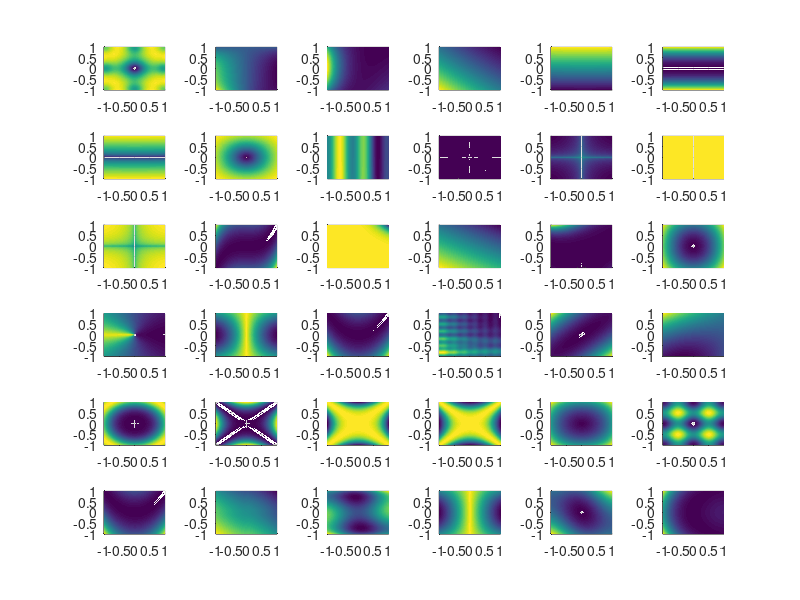

MATLAB code to generate this figure:
function L = Hahn_landscapes()


size_search_space=1;

resolution=200;

[X,Y] = meshgrid(-size_search_space:size_search_space/resolution:size_search_space, -size_search_space:size_search_space/resolution:size_search_space);


for i = 1:36
    
z=fitness(i,X,Y);

figure(1)
subplot(6,6,i)
axis([-size_search_space, size_search_space, -size_search_space, size_search_space]);
surf(X,Y,z,'EdgeColor','none')
view(0,90)



end






function z = fitness(c,x1,x2)


switch c
    case 0
    z=-2*exp(-.01*(x1-5).^2 - .01*(x2-5).^2);    
    case 1
    z=20*(1 - exp(-0.2*sqrt(0.5*(x1.^2 + x2.^2))))- exp(0.5*(cos(2*pi*x1) + cos(2*pi*x2))) + exp(1);
    case 2
    z=(1.5 - x1 + x1.*x2).^2 + (2.25 - x1 + x1.*x2.^2).^2 + (2.625 - x1 + x1.*x2.^3).^2;
    case 3
    z=sin(x1).*exp((1-cos(x2)).^2) + cos(x2).*exp((1-sin(x1)).^2) + (x1-x2).^2;
    case 4
    z=(x1 + 2*x2 - 7).^2 + (2*x1 + x2 - 5).^2;
    case 5
    z=100*(x2 - 0.01*x1.^2 + 1) + 0.01*(x1 + 10).^2;
    case 6
    z=100*x2.^2 + 0.01*abs(x1 + 10);
    case 7
    z=100*sqrt(abs(x2 - 0.01*x1.^2)) + 0.01*abs(x1 + 10);    
    case 8
    z=-((cos(x1).*cos(x2).*exp(abs(1 - sqrt(x1.^2 + x2.^2)/pi))).^2)/30;
    case 9
    z=x1.^2 - 12*x1 + 11 + 10*cos(pi*x1/2) + 8*sin(5*pi*x1/2) - 1/sqrt(5)*exp(-((x2 - 0.5).^2)/2);    
    case 10
    z=(abs(sin(x1).*sin(x2).*exp(abs(100 - sqrt(x1.^2 + x2.^2)/pi))) + 1).^(-0.1);    
    case 11
    z=-0.0001*(abs(sin(x1).*sin(x2).*exp(abs(100 - sqrt(x1.^2 + x2.^2)/pi))) + 1).^(0.1);    
    case 12
    z=-(abs(sin(x1).*sin(x2).*exp(abs(100 - sqrt(x1.^2 + x2.^2)/pi))) + 1).^(-0.1);    
    case 13
    z=0.0001*(abs(sin(x1).*sin(x2).*exp(abs(100 - sqrt(x1.^2 + x2.^2)/pi))) + 1).^(0.1);    
    case 14
    z=(100*(x2 - x1.^3).^2 + (1 - x1).^2);    
    case 15
    z=-cos(x1).*cos(x2).*exp(-((x1-pi).^2 + (x2-pi).^2));
    case 16
    z=-(x2+47).*sin(sqrt(abs(x2+x1/2+47)))-x1.*sin(sqrt(abs(x1-(x2+47))));    
    case 17
    z=(1  + (x1 + x2 + 1).^2.*(19 - 14*x1 +  3*x1.^2 - 14*x2 +  6*x1.*x2 +  3*x2.^2)).*(30 + (2*x1 - 3*x2).^2.*(18 - 32*x1 + 12*x1.^2 + 48*x2 - 36*x1.*x2 + 27*x2.^2));    
    case 18
    z=(x1.^2 + x2.^2)/200 - cos(x1).*cos(x2/sqrt(2)) + 1;    
    case 19
    z=100*((-10*atan2(x2, x1)/2/pi).^2 + (sqrt(x1.^2 + x2.^2) - 1).^2);
    case 20
    z=-abs(sin(x1).*cos(x2).*exp(abs(1 - sqrt(x1.^2 + x2.^2)/pi)));    
    case 21
    z=100*(x2 - x1.^2).^2 + (1 - x1).^2;
    case 22
    z=sin(3*pi*x1).^2 + (x1-1).^2.*(1 + sin(3*pi*x2).^2) + (x2-1).^2.*(1 + sin(2*pi*x2).^2);
    case 23
    z=0.26*(x1.^2 + x2.^2) - 0.48*x1.*x2;
    case 24
    z= sin(x1 + x2) + (x1-x2).^2 - 1.5*x1 + 2.5*x2 + 1;
    case 25
    z = 0.5  + (sin(x1.^2 + x2.^2).^2 - 0.5) ./ (1+0.001*(x1.^2 + x2.^2)).^2;
    case 26
    z=0.5  + (sin(x1.^2 - x2.^2).^2 - 0.5) ./ (1+0.001*(x1.^2 + x2.^2)).^2;
    case 27 
    z=0.5  + (sin(cos(abs(x1.^2 - x2.^2))).^2 - 0.5) ./ (1+0.001*(x1.^2 + x2.^2)).^2;
    case 28 
    z= 0.5  + (cos(sin(abs(x1.^2 - x2.^2))).^2 - 0.5) ./ (1+0.001*(x1.^2 + x2.^2)).^2;
    case 29 
    z=-exp(-(abs(cos(x1).*cos(x2).*exp(abs(1 - sqrt(x1.^2 + x2.^2)/pi)))).^(-1));
    case 30 
    z= x1.^2 + x2.^2 - 10*cos(2*pi*x1) - 10*cos(2*pi*x2) + 20;
    case 31 
    z=(100*(x2 - x1.^2).^2 + (1 - x1).^2);
    case 32 
    z=-x1.*sin(sqrt(abs(x1))) -x2.*sin(sqrt(abs(x2)));
    case 33 
    z=(4 - 2.1*x1.^2 + x1.^4/3).*x1.^2 + x1.*x2 + (4*x2.^2 - 4).*x2.^2;
    case 34 
    z=-4*abs(sin(x1).*cos(x2).*exp(abs(cos((x1.^2 + x2.^2)/200))));
    case 35 
    z=2*x1.^2 - 1.05*x1.^4 + x1.^6/6 + x1.*x2 + x2.^2;
    case 36 
    z=(x1.^2 + x2.^2 - 2*x1).^2 + x1/4;
    otherwise
        disp('derp');
end












%%%%%%%%%%%%%%%%%%%%%%%%%%%%%%%%%

%Gaussian Well %Global minimum: f(x)=-2, x(i)=5, i=1:2

%z=-2*exp(-.01*(x1-5).^2 - .01*(x2-5).^2);

%%%%%%%%%%%%%%%%%%%%%%%%%%%%%%%%%

% Ackley funcion

%z=20*(1 - exp(-0.2*sqrt(0.5*(x1.^2 + x2.^2))))- exp(0.5*(cos(2*pi*x1) + cos(2*pi*x2))) + exp(1);


%%%%%%%%%%%%%%%%%%%%%%%%%%%%%%%%%

% Beale funcion

%z=(1.5 - x1 + x1.*x2).^2 + (2.25 - x1 + x1.*x2.^2).^2 + (2.625 - x1 + x1.*x2.^3).^2;


%%%%%%%%%%%%%%%%%%%%%%%%%%%%%%%%%

% Bird function

%z=sin(x1).*exp((1-cos(x2)).^2) + cos(x2).*exp((1-sin(x1)).^2) + (x1-x2).^2;


%%%%%%%%%%%%%%%%%%%%%%%%%%%%%%%%%

% Booth function

%z=(x1 + 2*x2 - 7).^2 + (2*x1 + x2 - 5).^2;


%%%%%%%%%%%%%%%%%%%%%%%%%%%%%%%%%

% Bukin function #2

%z=100*(x2 - 0.01*x1.^2 + 1) + 0.01*(x1 + 10).^2;


%%%%%%%%%%%%%%%%%%%%%%%%%%%%%%%%%

% Bukin function #4


%z=100*x2.^2 + 0.01*abs(x1 + 10);


%%%%%%%%%%%%%%%%%%%%%%%%%%%%%%%%%


% Bukin function #6

%z=100*sqrt(abs(x2 - 0.01*x1.^2)) + 0.01*abs(x1 + 10);


%%%%%%%%%%%%%%%%%%%%%%%%%%%%%%%%%


% Carrom table function

%z=-((cos(x1).*cos(x2).*exp(abs(1 - sqrt(x1.^2 + x2.^2)/pi))).^2)/30;

%%%%%%%%%%%%%%%%%%%%%%%%%%%%%%%%%

% Chichinad%ze function


%z=x1.^2 - 12*x1 + 11 + 10*cos(pi*x1/2) + 8*sin(5*pi*x1/2) - 1/sqrt(5)*exp(-((x2 - 0.5).^2)/2);



%%%%%%%%%%%%%%%%%%%%%%%%%%%%%%%%%

% Cross function

%z=(abs(sin(x1).*sin(x2).*exp(abs(100 - sqrt(x1.^2 + x2.^2)/pi))) + 1).^(-0.1);


%%%%%%%%%%%%%%%%%%%%%%%%%%%%%%%%%

% Cross-in-tray function

%z=-0.0001*(abs(sin(x1).*sin(x2).*exp(abs(100 - sqrt(x1.^2 + x2.^2)/pi))) + 1).^(0.1);

%%%%%%%%%%%%%%%%%%%%%%%%%%%%%%%%%

% Cross-leg table function

%z=-(abs(sin(x1).*sin(x2).*exp(abs(100 - sqrt(x1.^2 + x2.^2)/pi))) + 1).^(-0.1);


%%%%%%%%%%%%%%%%%%%%%%%%%%%%%%%%%

% Crowned cross function

%z=0.0001*(abs(sin(x1).*sin(x2).*exp(abs(100 - sqrt(x1.^2 + x2.^2)/pi))) + 1).^(0.1);


%%%%%%%%%%%%%%%%%%%%%%%%%%%%%%%%%

% Extended cube function


%z=sum(  100*(x2 - x1.^3).^2 + (1 - x1).^2, 1);


%%%%%%%%%%%%%%%%%%%%%%%%%%%%%%%%%

% Easom function


%z=-cos(x1).*cos(x2).*exp(-((x1-pi).^2 + (x2-pi).^2));



%%%%%%%%%%%%%%%%%%%%%%%%%%%%%%%%%

% Generalized egg holder function


%z=-(x2+47).*sin(sqrt(abs(x2+x1/2+47)))-x1.*sin(sqrt(abs(x1-(x2+47))));


%%%%%%%%%%%%%%%%%%%%%%%%%%%%%%%%%



% Goldstein-Price function


%z=(1  + (x1 + x2 + 1).^2.*(19 - 14*x1 +  3*x1.^2 - 14*x2 +  6*x1.*x2 +  3*x2.^2)).*(30 + (2*x1 - 3*x2).^2.*(18 - 32*x1 + 12*x1.^2 + 48*x2 - 36*x1.*x2 + 27*x2.^2));



%%%%%%%%%%%%%%%%%%%%%%%%%%%%%%%%%


% Griewank funcion


%z=(x1.^2 + x2.^2)/200 - cos(x1).*cos(x2/sqrt(2)) + 1;


%%%%%%%%%%%%%%%%%%%%%%%%%%%%%%%%%


% Helical valley function


%z=100*((-10*atan2(x2, x1)/2/pi).^2 + (sqrt(x1.^2 + x2.^2) - 1).^2);


%%%%%%%%%%%%%%%%%%%%%%%%%%%%%%%%%

% Holder table function


%z=-abs(sin(x1).*cos(x2).*exp(abs(1 - sqrt(x1.^2 + x2.^2)/pi)));



%%%%%%%%%%%%%%%%%%%%%%%%%%%%%%%%%

% Leon funcion


%z=100*(x2 - x1.^2).^2 + (1 - x1).^2;


%%%%%%%%%%%%%%%%%%%%%%%%%%%%%%%%%


% Levi function, #13


%z=sin(3*pi*x1).^2 + (x1-1).^2.*(1 + sin(3*pi*x2).^2) + (x2-1).^2.*(1 + sin(2*pi*x2).^2);



%%%%%%%%%%%%%%%%%%%%%%%%%%%%%%%%%


% Matyas function


%z=0.26*(x1.^2 + x2.^2) - 0.48*x1.*x2;


%%%%%%%%%%%%%%%%%%%%%%%%%%%%%%%%%


% McCormick function


%z= sin(x1 + x2) + (x1-x2).^2 - 1.5*x1 + 2.5*x2 + 1;


%%%%%%%%%%%%%%%%%%%%%%%%%%%%%%%%%

% Modified Schaffer function, #1


%compute pythagorean sum only once
%x12x22 = x1.^2 + x2.^2;

% output function value
%z = 0.5  + (sin(x12x22).^2 - 0.5) ./ (1+0.001*x12x22).^2;



%%%%%%%%%%%%%%%%%%%%%%%%%%%%%%%%%


% Modified Schaffer function, #2


%z=0.5  + (sin(x1.^2 - x2.^2).^2 - 0.5) ./ (1+0.001*(x1.^2 + x2.^2)).^2;


%%%%%%%%%%%%%%%%%%%%%%%%%%%%%%%%%


% Modified Schaffer function, #3


%z=0.5  + (sin(cos(abs(x1.^2 - x2.^2))).^2 - 0.5) ./ (1+0.001*(x1.^2 + x2.^2)).^2;



%%%%%%%%%%%%%%%%%%%%%%%%%%%%%%%%%


% Modified Schaffer function, #4


%z= 0.5  + (cos(sin(abs(x1.^2 - x2.^2))).^2 - 0.5) ./ (1+0.001*(x1.^2 + x2.^2)).^2;


%%%%%%%%%%%%%%%%%%%%%%%%%%%%%%%%%

% Pen holder function


%z=-exp(-(abs(cos(x1).*cos(x2).*exp(abs(1 - sqrt(x1.^2 + x2.^2)/pi)))).^(-1));


%%%%%%%%%%%%%%%%%%%%%%%%%%%%%%%%%



% Rastrigin function


%z= x1.^2 + x2.^2 - 10*cos(2*pi*x1) - 10*cos(2*pi*x2) + 20;



%%%%%%%%%%%%%%%%%%%%%%%%%%%%%%%%%



% Extended Rosenbruck's Banana-function


%z=sum(100*(x2 - x1.^2).^2 + (1 - x1).^2, 1);


%%%%%%%%%%%%%%%%%%%%%%%%%%%%%%%%%


% Schweffel function

%z=-x1.*sin(sqrt(abs(x1))) -x2.*sin(sqrt(abs(x2)));


%%%%%%%%%%%%%%%%%%%%%%%%%%%%%%%%%

% Six hump camel back function

%z=(4 - 2.1*x1.^2 + x1.^4/3).*x1.^2 + x1.*x2 + (4*x2.^2 - 4).*x2.^2;


%%%%%%%%%%%%%%%%%%%%%%%%%%%%%%%%%

% Testtube holder function


%z=-4*abs(sin(x1).*cos(x2).*exp(abs(cos((x1.^2 + x2.^2)/200))));


%%%%%%%%%%%%%%%%%%%%%%%%%%%%%%%%%


% Three hump camel back function



%z=2*x1.^2 - 1.05*x1.^4 + x1.^6/6 + x1.*x2 + x2.^2;



%%%%%%%%%%%%%%%%%%%%%%%%%%%%%%%%%


% %zettle function

%z=(x1.^2 + x2.^2 - 2*x1).^2 + x1/4;





















%z=(-x(:,1).*sin(sqrt(abs(x(:,1))))-x(:,2).*sin(sqrt(abs(x(:,2))))).*(abs(x(:,1))<500).*(abs(x(:,2))<500);





%z=sum(x'.^2);




%z=20+x(1,:).^2-10.*cos(2.*pi.*x(1,:))+x(2,:).^2-10.*cos(2.*pi.*x(2,:));

%z=-2*exp(-.01*(x(1)-5).^2 - .01*(x(2)-5).^2); 

%z=20*(1 - exp(-0.2*sqrt(0.5*(x(1).^2 + x(2).^2))))- exp(0.5*(cos(2*pi*x(1)) + cos(2*pi*x(2)))) + exp(1);










